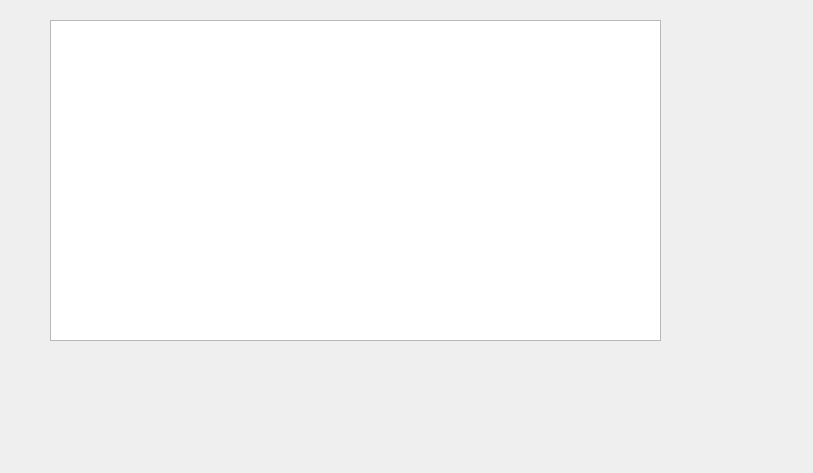
<?xml version="1.0" encoding="UTF-8"?>
<ui version="4.0">
 <class>kruskal</class>
 <widget class="QDialog" name="kruskal">
  <property name="geometry">
   <rect>
    <x>0</x>
    <y>0</y>
    <width>813</width>
    <height>473</height>
   </rect>
  </property>
  <property name="windowTitle">
   <string>Dialog</string>
  </property>
  <widget class="QTableWidget" name="kruskalDisplayWidget">
   <property name="geometry">
    <rect>
     <x>50</x>
     <y>20</y>
     <width>611</width>
     <height>321</height>
    </rect>
   </property>
  </widget>
 </widget>
 <resources/>
 <connections/>
</ui>
